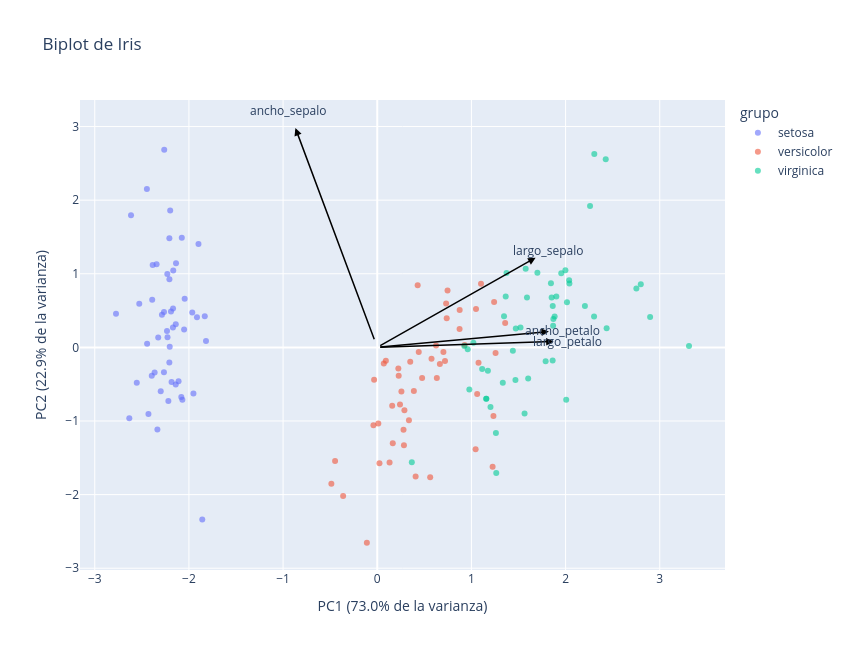

Notebook code cell kept with this figure:
### Markdown cell above
El **biplot** junta todo en una gráfica: cada punto es una flor en el plano PC1-PC2 y cada flecha es una variable original (sus cargas en PC1 y PC2).
- Flechas que apuntan **en la misma dirección** = variables correlacionadas
- Flechas **largas** = variables bien representadas en estos dos componentes
- Un punto que está **hacia donde apunta** una flecha tiene valores altos de esa variable

### Code cell
especie = iris.target_names[iris.target]
plot_biplot(scores_iris, pca_iris, columnas_iris, labels=especie, title='Biplot de Iris')

### Figure 1 — Plotly figure (JSON) as saved in the notebook; plotly's stock layout.template omitted (floating-point values rounded to 4 significant figures)
{"data": [{"hovertemplate": "grupo=setosa<br>PC1=%{x}<br>PC2=%{y}<extra></extra>", "legendgroup": "setosa", "marker": {"color": "#636efa", "opacity": 0.6, "symbol": "circle"}, "mode": "markers", "name": "setosa", "orientation": "v", "showlegend": true, "type": "scatter", "x": [-2.265, -2.081, -2.364, -2.299, -2.39, -2.076, -2.444, -2.233, -2.335, -2.184, -2.166, -2.326, -2.218, -2.633, -2.199, -2.262, -2.208, -2.19, -1.899, -2.343, -1.914, -2.207, -2.774, -1.819, -2.227, -1.952, -2.051, -2.169, -2.14, -2.265, -2.14, -1.832, -2.615, -2.446, -2.11, -2.208, -2.045, -2.527, -2.43, -2.17, -2.286, -1.858, -2.554, -1.964, -2.137, -2.07, -2.385, -2.394, -2.229, -2.204], "xaxis": "x", "y": [0.48, -0.6741, -0.3419, -0.5974, 0.6468, 1.489, 0.04764, 0.2231, -1.115, -0.469, 1.044, 0.1331, -0.7287, -0.9615, 1.86, 2.686, 1.484, 0.4888, 1.405, 1.128, 0.4089, 0.9241, 0.4583, 0.08556, 0.1373, -0.6256, 0.2422, 0.5271, 0.3132, -0.3377, -0.5045, 0.4237, 1.794, 2.151, -0.4602, -0.2061, 0.6616, 0.5923, -0.9042, 0.2689, 0.4417, -2.337, -0.4791, 0.4723, 1.142, -0.7111, 1.12, -0.3862, 0.998, 0.009216], "yaxis": "y"}, {"hovertemplate": "grupo=versicolor<br>PC1=%{x}<br>PC2=%{y}<extra></extra>", "legendgroup": "versicolor", "marker": {"color": "#EF553B", "opacity": 0.6, "symbol": "circle"}, "mode": "markers", "name": "versicolor", "orientation": "v", "showlegend": true, "type": "scatter", "x": [1.102, 0.7313, 1.241, 0.4075, 1.075, 0.3887, 0.7465, -0.4873, 0.9279, 0.01143, -0.1102, 0.4407, 0.5621, 0.7196, -0.03335, 0.8754, 0.3503, 0.1588, 1.225, 0.1649, 0.7377, 0.4763, 1.234, 0.6329, 0.7027, 0.8743, 1.257, 1.358, 0.6648, -0.04026, 0.1308, 0.02345, 0.2415, 1.061, 0.224, 0.4291, 1.049, 1.045, 0.06959, 0.2835, 0.2791, 0.6246, 0.3365, -0.3622, 0.2886, 0.09136, 0.2277, 0.5764, -0.4477, 0.2567], "xaxis": "x", "y": [0.863, 0.5946, 0.6163, -1.754, -0.2084, -0.5933, 0.773, -1.852, 0.03223, -1.034, -2.654, -0.0633, -1.765, -0.1862, -0.439, 0.5091, -0.1963, -0.7921, -1.622, -1.303, 0.3966, -0.4173, -0.9333, -0.4164, -0.06341, 0.2508, -0.07726, 0.3313, -0.2259, -1.059, -1.562, -1.572, -0.7773, -0.6338, -0.2878, 0.8456, 0.5221, -1.383, -0.2195, -1.329, -1.12, 0.02492, -0.9884, -2.019, -0.8557, -0.1812, -0.3849, -0.1549, -1.544, -0.5989], "yaxis": "y"}, {"hovertemplate": "grupo=virginica<br>PC1=%{x}<br>PC2=%{y}<extra></extra>", "legendgroup": "virginica", "marker": {"color": "#00cc96", "opacity": 0.6, "symbol": "circle"}, "mode": "markers", "name": "virginica", "orientation": "v", "showlegend": true, "type": "scatter", "x": [1.845, 1.158, 2.205, 1.44, 1.868, 2.752, 0.367, 2.302, 2.007, 2.26, 1.364, 1.603, 1.884, 1.26, 1.468, 1.59, 1.471, 2.426, 3.311, 1.264, 2.038, 0.978, 2.898, 1.333, 1.701, 1.954, 1.175, 1.021, 1.788, 1.864, 2.436, 2.305, 1.863, 1.114, 1.202, 2.799, 1.576, 1.346, 0.9248, 1.852, 2.015, 1.902, 1.158, 2.041, 1.998, 1.871, 1.565, 1.521, 1.373, 0.9607], "xaxis": "x", "y": [0.8704, -0.6989, 0.562, -0.04699, 0.295, 0.8004, -1.562, 0.4201, -0.7114, 1.921, 0.6928, -0.4217, 0.4192, -1.162, -0.4423, 0.6762, 0.2556, 2.557, 0.01778, -1.707, 0.9105, -0.5718, 0.4136, -0.4818, 1.014, 1.008, -0.3164, 0.06435, -0.1874, 0.5623, 0.2593, 2.626, -0.1785, -0.2929, -0.8113, 0.8568, 1.069, 0.4224, 0.01722, 0.6761, 0.6139, 0.6896, -0.6989, 0.8675, 1.049, 0.387, -0.8967, 0.2691, 1.011, -0.02433], "yaxis": "y"}], "layout": {"annotations": [{"arrowcolor": "black", "arrowhead": 2, "arrowwidth": 1.5, "ax": 0, "axref": "x", "ay": 0, "ayref": "y", "showarrow": true, "x": 1.682, "xref": "x", "y": 1.218, "yref": "y"}, {"font": {"size": 12}, "showarrow": false, "text": "largo_sepalo", "x": 1.816, "y": 1.315}, {"arrowcolor": "black", "arrowhead": 2, "arrowwidth": 1.5, "ax": 0, "axref": "x", "ay": 0, "ayref": "y", "showarrow": true, "x": -0.8692, "xref": "x", "y": 2.98, "yref": "y"}, {"font": {"size": 12}, "showarrow": false, "text": "ancho_sepalo", "x": -0.9388, "y": 3.218}, {"arrowcolor": "black", "arrowhead": 2, "arrowwidth": 1.5, "ax": 0, "axref": "x", "ay": 0, "ayref": "y", "showarrow": true, "x": 1.873, "xref": "x", "y": 0.07904, "yref": "y"}, {"font": {"size": 12}, "showarrow": false, "text": "largo_petalo", "x": 2.023, "y": 0.08536}, {"arrowcolor": "black", "arrowhead": 2, "arrowwidth": 1.5, "ax": 0, "axref": "x", "ay": 0, "ayref": "y", "showarrow": true, "x": 1.823, "xref": "x", "y": 0.216, "yref": "y"}, {"font": {"size": 12}, "showarrow": false, "text": "ancho_petalo", "x": 1.969, "y": 0.2333}], "height": 650, "legend": {"title": {"text": "grupo"}, "tracegroupgap": 0}, "title": {"text": "Biplot de Iris"}, "width": 850, "xaxis": {"anchor": "y", "domain": [0, 1], "title": {"text": "PC1 (73.0% de la varianza)"}}, "yaxis": {"anchor": "x", "domain": [0, 1], "title": {"text": "PC2 (22.9% de la varianza)"}}}}
